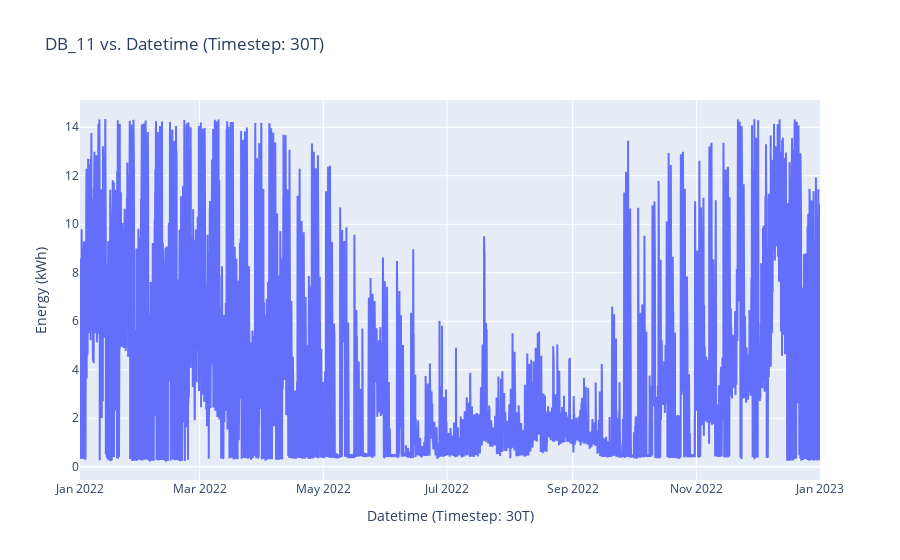

Here is the notebook cell this chart was saved with:
### Markdown cell above
### DataViz

How plots will be generated.

### Code cell
visualize.DataViz(new_test.data, new_test.column_meta_data, plot_styles.PlotlyPlot()).single_plot(['DB_11']) #MatPlotLibPlot() or PlotlyPlot()

### Figure 1 — Plotly figure (JSON) as saved in the notebook; plotly's stock layout.template omitted (floating-point values rounded to 4 significant figures; data arrays with more than 128 entries replaced by an {"elided": "..."} marker saying what was removed)
{"data": [{"mode": "lines", "type": "scatter", "x": {"elided": "17520 str values"}, "y": {"elided": "17520 float values"}}], "layout": {"title": {"text": "DB_11 vs. Datetime (Timestep: 30T)"}, "xaxis": {"title": {"text": "Datetime (Timestep: 30T)"}}, "yaxis": {"title": {"text": "Energy (kWh)"}}}}
